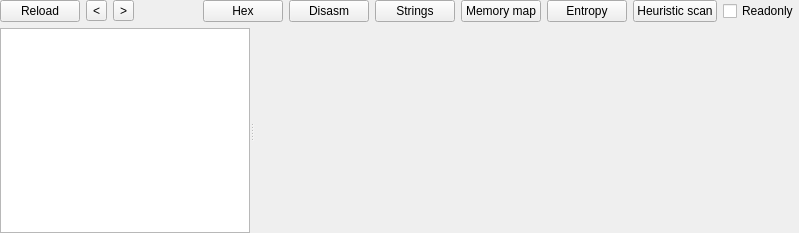
<?xml version="1.0" encoding="UTF-8"?>
<ui version="4.0">
 <class>ELFWidget</class>
 <widget class="QWidget" name="ELFWidget">
  <property name="geometry">
   <rect>
    <x>0</x>
    <y>0</y>
    <width>799</width>
    <height>233</height>
   </rect>
  </property>
  <property name="windowTitle">
   <string notr="true">ELF</string>
  </property>
  <layout class="QVBoxLayout" name="verticalLayout">
   <property name="leftMargin">
    <number>0</number>
   </property>
   <property name="topMargin">
    <number>0</number>
   </property>
   <property name="rightMargin">
    <number>0</number>
   </property>
   <property name="bottomMargin">
    <number>0</number>
   </property>
   <item>
    <layout class="QHBoxLayout" name="horizontalLayout">
     <item>
      <widget class="QPushButton" name="pushButtonReload">
       <property name="text">
        <string>Reload</string>
       </property>
      </widget>
     </item>
     <item>
      <widget class="QToolButton" name="toolButtonPrev">
       <property name="text">
        <string notr="true">&lt;</string>
       </property>
      </widget>
     </item>
     <item>
      <widget class="QToolButton" name="toolButtonNext">
       <property name="text">
        <string notr="true">&gt;</string>
       </property>
      </widget>
     </item>
     <item>
      <spacer name="horizontalSpacer">
       <property name="orientation">
        <enum>Qt::Horizontal</enum>
       </property>
       <property name="sizeHint" stdset="0">
        <size>
         <width>40</width>
         <height>20</height>
        </size>
       </property>
      </spacer>
     </item>
     <item>
      <widget class="QPushButton" name="pushButtonHex">
       <property name="text">
        <string notr="true">Hex</string>
       </property>
      </widget>
     </item>
     <item>
      <widget class="QPushButton" name="pushButtonDisasm">
       <property name="text">
        <string>Disasm</string>
       </property>
      </widget>
     </item>
     <item>
      <widget class="QPushButton" name="pushButtonStrings">
       <property name="text">
        <string>Strings</string>
       </property>
      </widget>
     </item>
     <item>
      <widget class="QPushButton" name="pushButtonMemoryMap">
       <property name="text">
        <string>Memory map</string>
       </property>
      </widget>
     </item>
     <item>
      <widget class="QPushButton" name="pushButtonEntropy">
       <property name="text">
        <string>Entropy</string>
       </property>
      </widget>
     </item>
     <item>
      <widget class="QPushButton" name="pushButtonHeuristicScan">
       <property name="text">
        <string>Heuristic scan</string>
       </property>
      </widget>
     </item>
     <item>
      <widget class="QCheckBox" name="checkBoxReadonly">
       <property name="text">
        <string>Readonly</string>
       </property>
      </widget>
     </item>
    </layout>
   </item>
   <item>
    <widget class="QSplitter" name="splitter">
     <property name="orientation">
      <enum>Qt::Horizontal</enum>
     </property>
     <widget class="QTreeWidget" name="treeWidgetNavi">
      <property name="sizePolicy">
       <sizepolicy hsizetype="Fixed" vsizetype="Expanding">
        <horstretch>0</horstretch>
        <verstretch>0</verstretch>
       </sizepolicy>
      </property>
      <property name="maximumSize">
       <size>
        <width>250</width>
        <height>16777215</height>
       </size>
      </property>
      <attribute name="headerVisible">
       <bool>false</bool>
      </attribute>
      <column>
       <property name="text">
        <string notr="true">1</string>
       </property>
      </column>
     </widget>
     <widget class="QStackedWidget" name="stackedWidgetInfo">
      <widget class="QWidget" name="page_Info">
       <layout class="QVBoxLayout" name="verticalLayout_24">
        <property name="leftMargin">
         <number>0</number>
        </property>
        <property name="topMargin">
         <number>0</number>
        </property>
        <property name="rightMargin">
         <number>0</number>
        </property>
        <property name="bottomMargin">
         <number>0</number>
        </property>
        <item>
         <widget class="XFileInfoWidget" name="widgetInfo" native="true"/>
        </item>
       </layout>
      </widget>
      <widget class="QWidget" name="page_VirusTotal">
       <layout class="QVBoxLayout" name="verticalLayout_24_2">
        <property name="leftMargin">
         <number>0</number>
        </property>
        <property name="topMargin">
         <number>0</number>
        </property>
        <property name="rightMargin">
         <number>0</number>
        </property>
        <property name="bottomMargin">
         <number>0</number>
        </property>
        <item>
         <widget class="XVirusTotalWidget" name="widgetVirusTotal" native="true"/>
        </item>
       </layout>
      </widget>
      <widget class="QWidget" name="page_HEX">
       <layout class="QVBoxLayout" name="verticalLayout_2">
        <property name="leftMargin">
         <number>0</number>
        </property>
        <property name="topMargin">
         <number>0</number>
        </property>
        <property name="rightMargin">
         <number>0</number>
        </property>
        <property name="bottomMargin">
         <number>0</number>
        </property>
        <item>
         <widget class="XHexViewWidget" name="widgetHex" native="true"/>
        </item>
       </layout>
      </widget>
      <widget class="QWidget" name="page_Disasm">
       <layout class="QVBoxLayout" name="verticalLayout_19">
        <property name="leftMargin">
         <number>0</number>
        </property>
        <property name="topMargin">
         <number>0</number>
        </property>
        <property name="rightMargin">
         <number>0</number>
        </property>
        <property name="bottomMargin">
         <number>0</number>
        </property>
        <item>
         <widget class="XMultiDisasmWidget" name="widgetDisasm" native="true"/>
        </item>
       </layout>
      </widget>
      <widget class="QWidget" name="page_Hash">
       <layout class="QVBoxLayout" name="verticalLayout_21">
        <property name="leftMargin">
         <number>0</number>
        </property>
        <property name="topMargin">
         <number>0</number>
        </property>
        <property name="rightMargin">
         <number>0</number>
        </property>
        <property name="bottomMargin">
         <number>0</number>
        </property>
        <item>
         <widget class="XHashWidget" name="widgetHash" native="true"/>
        </item>
       </layout>
      </widget>
      <widget class="QWidget" name="page_Strings">
       <layout class="QVBoxLayout" name="verticalLayout_8">
        <property name="leftMargin">
         <number>0</number>
        </property>
        <property name="topMargin">
         <number>0</number>
        </property>
        <property name="rightMargin">
         <number>0</number>
        </property>
        <property name="bottomMargin">
         <number>0</number>
        </property>
        <item>
         <widget class="SearchStringsWidget" name="widgetStrings" native="true"/>
        </item>
       </layout>
      </widget>
      <widget class="QWidget" name="page_Signatures">
       <layout class="QVBoxLayout" name="verticalLayout_20">
        <property name="leftMargin">
         <number>0</number>
        </property>
        <property name="topMargin">
         <number>0</number>
        </property>
        <property name="rightMargin">
         <number>0</number>
        </property>
        <property name="bottomMargin">
         <number>0</number>
        </property>
        <item>
         <widget class="SearchSignaturesWidget" name="widgetSignatures" native="true"/>
        </item>
       </layout>
      </widget>
      <widget class="QWidget" name="page_MemoryMap">
       <layout class="QVBoxLayout" name="verticalLayout_7">
        <property name="leftMargin">
         <number>0</number>
        </property>
        <property name="topMargin">
         <number>0</number>
        </property>
        <property name="rightMargin">
         <number>0</number>
        </property>
        <property name="bottomMargin">
         <number>0</number>
        </property>
        <item>
         <widget class="XMemoryMapWidget" name="widgetMemoryMap" native="true"/>
        </item>
       </layout>
      </widget>
      <widget class="QWidget" name="page_Entropy">
       <layout class="QVBoxLayout" name="verticalLayout_17">
        <property name="leftMargin">
         <number>0</number>
        </property>
        <property name="topMargin">
         <number>0</number>
        </property>
        <property name="rightMargin">
         <number>0</number>
        </property>
        <property name="bottomMargin">
         <number>0</number>
        </property>
        <item>
         <widget class="XEntropyWidget" name="widgetEntropy" native="true"/>
        </item>
       </layout>
      </widget>
      <widget class="QWidget" name="page_HeuristicScan">
       <layout class="QVBoxLayout" name="verticalLayout_18">
        <property name="leftMargin">
         <number>0</number>
        </property>
        <property name="topMargin">
         <number>0</number>
        </property>
        <property name="rightMargin">
         <number>0</number>
        </property>
        <property name="bottomMargin">
         <number>0</number>
        </property>
        <item>
         <widget class="HeurWidget" name="widgetHeuristicScan" native="true"/>
        </item>
       </layout>
      </widget>
      <widget class="QWidget" name="page_Elf_Ehdr">
       <layout class="QVBoxLayout" name="verticalLayout_3">
        <property name="leftMargin">
         <number>0</number>
        </property>
        <property name="topMargin">
         <number>0</number>
        </property>
        <property name="rightMargin">
         <number>0</number>
        </property>
        <property name="bottomMargin">
         <number>0</number>
        </property>
        <item>
         <widget class="QSplitter" name="splitter_2">
          <property name="orientation">
           <enum>Qt::Vertical</enum>
          </property>
          <widget class="QTableWidget" name="tableWidget_Elf_Ehdr">
           <property name="editTriggers">
            <set>QAbstractItemView::NoEditTriggers</set>
           </property>
           <property name="selectionMode">
            <enum>QAbstractItemView::SingleSelection</enum>
           </property>
           <property name="selectionBehavior">
            <enum>QAbstractItemView::SelectRows</enum>
           </property>
           <attribute name="horizontalHeaderVisible">
            <bool>false</bool>
           </attribute>
           <attribute name="verticalHeaderVisible">
            <bool>false</bool>
           </attribute>
           <attribute name="verticalHeaderDefaultSectionSize">
            <number>24</number>
           </attribute>
          </widget>
          <widget class="ToolsWidget" name="widgetHex_Elf_Ehdr" native="true"/>
         </widget>
        </item>
       </layout>
      </widget>
      <widget class="QWidget" name="page_sections">
       <layout class="QVBoxLayout" name="verticalLayout_22">
        <property name="leftMargin">
         <number>0</number>
        </property>
        <property name="topMargin">
         <number>0</number>
        </property>
        <property name="rightMargin">
         <number>0</number>
        </property>
        <property name="bottomMargin">
         <number>0</number>
        </property>
        <item>
         <widget class="QSplitter" name="splitter_3">
          <property name="orientation">
           <enum>Qt::Vertical</enum>
          </property>
          <widget class="QWidget" name="layoutWidget_1">
           <layout class="QVBoxLayout" name="verticalLayout_4">
            <item>
             <layout class="QHBoxLayout" name="horizontalLayout_2">
              <item>
               <spacer name="horizontalSpacer_2">
                <property name="orientation">
                 <enum>Qt::Horizontal</enum>
                </property>
                <property name="sizeHint" stdset="0">
                 <size>
                  <width>40</width>
                  <height>20</height>
                 </size>
                </property>
               </spacer>
              </item>
              <item>
               <widget class="QPushButton" name="pushButtonSaveSections">
                <property name="text">
                 <string>Save</string>
                </property>
               </widget>
              </item>
             </layout>
            </item>
            <item>
             <widget class="QTableView" name="tableView_Elf_Shdr">
              <property name="contextMenuPolicy">
               <enum>Qt::CustomContextMenu</enum>
              </property>
              <property name="editTriggers">
               <set>QAbstractItemView::NoEditTriggers</set>
              </property>
              <property name="selectionMode">
               <enum>QAbstractItemView::SingleSelection</enum>
              </property>
              <property name="selectionBehavior">
               <enum>QAbstractItemView::SelectRows</enum>
              </property>
              <attribute name="horizontalHeaderDefaultSectionSize">
               <number>57</number>
              </attribute>
              <attribute name="verticalHeaderVisible">
               <bool>false</bool>
              </attribute>
              <attribute name="verticalHeaderMinimumSectionSize">
               <number>20</number>
              </attribute>
              <attribute name="verticalHeaderDefaultSectionSize">
               <number>20</number>
              </attribute>
             </widget>
            </item>
           </layout>
          </widget>
          <widget class="ToolsWidget" name="widgetHex_Elf_Shdr" native="true">
           <property name="sizePolicy">
            <sizepolicy hsizetype="Expanding" vsizetype="Expanding">
             <horstretch>0</horstretch>
             <verstretch>0</verstretch>
            </sizepolicy>
           </property>
          </widget>
         </widget>
        </item>
       </layout>
      </widget>
      <widget class="QWidget" name="page_programs">
       <layout class="QVBoxLayout" name="verticalLayout_23">
        <property name="leftMargin">
         <number>0</number>
        </property>
        <property name="topMargin">
         <number>0</number>
        </property>
        <property name="rightMargin">
         <number>0</number>
        </property>
        <property name="bottomMargin">
         <number>0</number>
        </property>
        <item>
         <widget class="QSplitter" name="splitter_4">
          <property name="orientation">
           <enum>Qt::Vertical</enum>
          </property>
          <widget class="QWidget" name="layoutWidget_2">
           <layout class="QVBoxLayout" name="verticalLayout_5">
            <item>
             <layout class="QHBoxLayout" name="horizontalLayout_3">
              <item>
               <spacer name="horizontalSpacer_3">
                <property name="orientation">
                 <enum>Qt::Horizontal</enum>
                </property>
                <property name="sizeHint" stdset="0">
                 <size>
                  <width>40</width>
                  <height>20</height>
                 </size>
                </property>
               </spacer>
              </item>
              <item>
               <widget class="QPushButton" name="pushButtonSavePrograms">
                <property name="text">
                 <string>Save</string>
                </property>
               </widget>
              </item>
             </layout>
            </item>
            <item>
             <widget class="QTableView" name="tableView_Elf_Phdr">
              <property name="contextMenuPolicy">
               <enum>Qt::CustomContextMenu</enum>
              </property>
              <property name="editTriggers">
               <set>QAbstractItemView::NoEditTriggers</set>
              </property>
              <property name="selectionMode">
               <enum>QAbstractItemView::SingleSelection</enum>
              </property>
              <property name="selectionBehavior">
               <enum>QAbstractItemView::SelectRows</enum>
              </property>
              <attribute name="horizontalHeaderDefaultSectionSize">
               <number>57</number>
              </attribute>
              <attribute name="verticalHeaderVisible">
               <bool>false</bool>
              </attribute>
              <attribute name="verticalHeaderMinimumSectionSize">
               <number>20</number>
              </attribute>
              <attribute name="verticalHeaderDefaultSectionSize">
               <number>20</number>
              </attribute>
             </widget>
            </item>
           </layout>
          </widget>
          <widget class="ToolsWidget" name="widgetHex_Elf_Phdr" native="true">
           <property name="sizePolicy">
            <sizepolicy hsizetype="Expanding" vsizetype="Expanding">
             <horstretch>0</horstretch>
             <verstretch>0</verstretch>
            </sizepolicy>
           </property>
          </widget>
         </widget>
        </item>
       </layout>
      </widget>
      <widget class="QWidget" name="page_DynamicArrayTags">
       <layout class="QVBoxLayout" name="verticalLayout_6">
        <property name="spacing">
         <number>6</number>
        </property>
        <property name="leftMargin">
         <number>0</number>
        </property>
        <property name="topMargin">
         <number>0</number>
        </property>
        <property name="rightMargin">
         <number>0</number>
        </property>
        <property name="bottomMargin">
         <number>0</number>
        </property>
        <item>
         <widget class="QTableView" name="tableView_DynamicArrayTags">
          <property name="sizePolicy">
           <sizepolicy hsizetype="Expanding" vsizetype="Expanding">
            <horstretch>0</horstretch>
            <verstretch>0</verstretch>
           </sizepolicy>
          </property>
          <property name="contextMenuPolicy">
           <enum>Qt::CustomContextMenu</enum>
          </property>
          <property name="editTriggers">
           <set>QAbstractItemView::NoEditTriggers</set>
          </property>
          <property name="selectionMode">
           <enum>QAbstractItemView::SingleSelection</enum>
          </property>
          <property name="selectionBehavior">
           <enum>QAbstractItemView::SelectRows</enum>
          </property>
          <attribute name="verticalHeaderVisible">
           <bool>false</bool>
          </attribute>
          <attribute name="verticalHeaderMinimumSectionSize">
           <number>20</number>
          </attribute>
          <attribute name="verticalHeaderDefaultSectionSize">
           <number>20</number>
          </attribute>
          <attribute name="verticalHeaderStretchLastSection">
           <bool>false</bool>
          </attribute>
         </widget>
        </item>
       </layout>
      </widget>
      <widget class="QWidget" name="page_Libraries">
       <layout class="QVBoxLayout" name="verticalLayout_9">
        <property name="leftMargin">
         <number>0</number>
        </property>
        <property name="topMargin">
         <number>0</number>
        </property>
        <property name="rightMargin">
         <number>0</number>
        </property>
        <property name="bottomMargin">
         <number>0</number>
        </property>
        <item>
         <widget class="QTableView" name="tableView_Libraries">
          <property name="sizePolicy">
           <sizepolicy hsizetype="Expanding" vsizetype="Expanding">
            <horstretch>0</horstretch>
            <verstretch>0</verstretch>
           </sizepolicy>
          </property>
          <property name="contextMenuPolicy">
           <enum>Qt::CustomContextMenu</enum>
          </property>
          <property name="editTriggers">
           <set>QAbstractItemView::NoEditTriggers</set>
          </property>
          <property name="selectionMode">
           <enum>QAbstractItemView::SingleSelection</enum>
          </property>
          <property name="selectionBehavior">
           <enum>QAbstractItemView::SelectRows</enum>
          </property>
          <attribute name="verticalHeaderVisible">
           <bool>false</bool>
          </attribute>
          <attribute name="verticalHeaderMinimumSectionSize">
           <number>20</number>
          </attribute>
          <attribute name="verticalHeaderDefaultSectionSize">
           <number>20</number>
          </attribute>
          <attribute name="verticalHeaderStretchLastSection">
           <bool>false</bool>
          </attribute>
         </widget>
        </item>
       </layout>
      </widget>
      <widget class="QWidget" name="page_Interpreter">
       <layout class="QVBoxLayout" name="verticalLayout_10">
        <property name="leftMargin">
         <number>0</number>
        </property>
        <property name="topMargin">
         <number>0</number>
        </property>
        <property name="rightMargin">
         <number>0</number>
        </property>
        <property name="bottomMargin">
         <number>0</number>
        </property>
        <item>
         <widget class="QTableWidget" name="tableWidget_Interpreter">
          <property name="sizePolicy">
           <sizepolicy hsizetype="Expanding" vsizetype="Expanding">
            <horstretch>0</horstretch>
            <verstretch>0</verstretch>
           </sizepolicy>
          </property>
          <property name="contextMenuPolicy">
           <enum>Qt::CustomContextMenu</enum>
          </property>
          <property name="editTriggers">
           <set>QAbstractItemView::NoEditTriggers</set>
          </property>
          <property name="selectionMode">
           <enum>QAbstractItemView::SingleSelection</enum>
          </property>
          <property name="selectionBehavior">
           <enum>QAbstractItemView::SelectRows</enum>
          </property>
          <attribute name="verticalHeaderVisible">
           <bool>false</bool>
          </attribute>
          <attribute name="verticalHeaderMinimumSectionSize">
           <number>20</number>
          </attribute>
          <attribute name="verticalHeaderDefaultSectionSize">
           <number>20</number>
          </attribute>
         </widget>
        </item>
       </layout>
      </widget>
      <widget class="QWidget" name="page_Notes">
       <layout class="QVBoxLayout" name="verticalLayout_11">
        <property name="leftMargin">
         <number>0</number>
        </property>
        <property name="topMargin">
         <number>0</number>
        </property>
        <property name="rightMargin">
         <number>0</number>
        </property>
        <property name="bottomMargin">
         <number>0</number>
        </property>
        <item>
         <widget class="QSplitter" name="splitter_5">
          <property name="orientation">
           <enum>Qt::Vertical</enum>
          </property>
          <widget class="QTableView" name="tableView_Notes">
           <property name="sizePolicy">
            <sizepolicy hsizetype="Expanding" vsizetype="Expanding">
             <horstretch>0</horstretch>
             <verstretch>0</verstretch>
            </sizepolicy>
           </property>
           <property name="contextMenuPolicy">
            <enum>Qt::CustomContextMenu</enum>
           </property>
           <property name="editTriggers">
            <set>QAbstractItemView::NoEditTriggers</set>
           </property>
           <property name="selectionMode">
            <enum>QAbstractItemView::SingleSelection</enum>
           </property>
           <property name="selectionBehavior">
            <enum>QAbstractItemView::SelectRows</enum>
           </property>
           <attribute name="verticalHeaderVisible">
            <bool>false</bool>
           </attribute>
           <attribute name="verticalHeaderMinimumSectionSize">
            <number>20</number>
           </attribute>
           <attribute name="verticalHeaderDefaultSectionSize">
            <number>20</number>
           </attribute>
           <attribute name="verticalHeaderStretchLastSection">
            <bool>false</bool>
           </attribute>
          </widget>
          <widget class="ToolsWidget" name="widgetHex_Notes" native="true">
           <property name="sizePolicy">
            <sizepolicy hsizetype="Expanding" vsizetype="Expanding">
             <horstretch>0</horstretch>
             <verstretch>0</verstretch>
            </sizepolicy>
           </property>
          </widget>
         </widget>
        </item>
       </layout>
      </widget>
      <widget class="QWidget" name="page_RunPath">
       <layout class="QVBoxLayout" name="verticalLayout_12">
        <property name="leftMargin">
         <number>0</number>
        </property>
        <property name="topMargin">
         <number>0</number>
        </property>
        <property name="rightMargin">
         <number>0</number>
        </property>
        <property name="bottomMargin">
         <number>0</number>
        </property>
        <item>
         <widget class="QTableWidget" name="tableWidget_RunPath">
          <property name="sizePolicy">
           <sizepolicy hsizetype="Expanding" vsizetype="Expanding">
            <horstretch>0</horstretch>
            <verstretch>0</verstretch>
           </sizepolicy>
          </property>
          <property name="contextMenuPolicy">
           <enum>Qt::CustomContextMenu</enum>
          </property>
          <property name="editTriggers">
           <set>QAbstractItemView::NoEditTriggers</set>
          </property>
          <property name="selectionMode">
           <enum>QAbstractItemView::SingleSelection</enum>
          </property>
          <property name="selectionBehavior">
           <enum>QAbstractItemView::SelectRows</enum>
          </property>
          <attribute name="verticalHeaderVisible">
           <bool>false</bool>
          </attribute>
          <attribute name="verticalHeaderMinimumSectionSize">
           <number>20</number>
          </attribute>
          <attribute name="verticalHeaderDefaultSectionSize">
           <number>20</number>
          </attribute>
         </widget>
        </item>
       </layout>
      </widget>
      <widget class="QWidget" name="page_StringTable">
       <layout class="QVBoxLayout" name="verticalLayout_13">
        <property name="leftMargin">
         <number>0</number>
        </property>
        <property name="topMargin">
         <number>0</number>
        </property>
        <property name="rightMargin">
         <number>0</number>
        </property>
        <property name="bottomMargin">
         <number>0</number>
        </property>
        <item>
         <widget class="ToolsWidget" name="widgetHex_StringTable" native="true">
          <property name="sizePolicy">
           <sizepolicy hsizetype="Expanding" vsizetype="Expanding">
            <horstretch>0</horstretch>
            <verstretch>0</verstretch>
           </sizepolicy>
          </property>
         </widget>
        </item>
       </layout>
      </widget>
      <widget class="QWidget" name="page_SymbolTable">
       <layout class="QVBoxLayout" name="verticalLayout_14">
        <property name="leftMargin">
         <number>0</number>
        </property>
        <property name="topMargin">
         <number>0</number>
        </property>
        <property name="rightMargin">
         <number>0</number>
        </property>
        <property name="bottomMargin">
         <number>0</number>
        </property>
        <item>
         <widget class="QTableView" name="tableView_SymbolTable">
          <property name="sizePolicy">
           <sizepolicy hsizetype="Expanding" vsizetype="Expanding">
            <horstretch>0</horstretch>
            <verstretch>0</verstretch>
           </sizepolicy>
          </property>
          <property name="contextMenuPolicy">
           <enum>Qt::CustomContextMenu</enum>
          </property>
          <property name="editTriggers">
           <set>QAbstractItemView::NoEditTriggers</set>
          </property>
          <property name="selectionMode">
           <enum>QAbstractItemView::SingleSelection</enum>
          </property>
          <property name="selectionBehavior">
           <enum>QAbstractItemView::SelectRows</enum>
          </property>
          <attribute name="verticalHeaderVisible">
           <bool>false</bool>
          </attribute>
          <attribute name="verticalHeaderMinimumSectionSize">
           <number>20</number>
          </attribute>
          <attribute name="verticalHeaderDefaultSectionSize">
           <number>20</number>
          </attribute>
          <attribute name="verticalHeaderStretchLastSection">
           <bool>false</bool>
          </attribute>
         </widget>
        </item>
       </layout>
      </widget>
      <widget class="QWidget" name="page_Rela">
       <layout class="QVBoxLayout" name="verticalLayout_15">
        <property name="leftMargin">
         <number>0</number>
        </property>
        <property name="topMargin">
         <number>0</number>
        </property>
        <property name="rightMargin">
         <number>0</number>
        </property>
        <property name="bottomMargin">
         <number>0</number>
        </property>
        <item>
         <layout class="QHBoxLayout" name="horizontalLayout_4">
          <item>
           <spacer name="horizontalSpacer_4">
            <property name="orientation">
             <enum>Qt::Horizontal</enum>
            </property>
            <property name="sizeHint" stdset="0">
             <size>
              <width>40</width>
              <height>20</height>
             </size>
            </property>
           </spacer>
          </item>
          <item>
           <widget class="QPushButton" name="pushButtonSaveRela">
            <property name="text">
             <string>Save</string>
            </property>
           </widget>
          </item>
         </layout>
        </item>
        <item>
         <widget class="QTableView" name="tableView_Rela">
          <property name="sizePolicy">
           <sizepolicy hsizetype="Expanding" vsizetype="Expanding">
            <horstretch>0</horstretch>
            <verstretch>0</verstretch>
           </sizepolicy>
          </property>
          <property name="contextMenuPolicy">
           <enum>Qt::CustomContextMenu</enum>
          </property>
          <property name="editTriggers">
           <set>QAbstractItemView::NoEditTriggers</set>
          </property>
          <property name="selectionMode">
           <enum>QAbstractItemView::SingleSelection</enum>
          </property>
          <property name="selectionBehavior">
           <enum>QAbstractItemView::SelectRows</enum>
          </property>
          <attribute name="verticalHeaderVisible">
           <bool>false</bool>
          </attribute>
          <attribute name="verticalHeaderMinimumSectionSize">
           <number>20</number>
          </attribute>
          <attribute name="verticalHeaderDefaultSectionSize">
           <number>20</number>
          </attribute>
          <attribute name="verticalHeaderStretchLastSection">
           <bool>false</bool>
          </attribute>
         </widget>
        </item>
       </layout>
      </widget>
      <widget class="QWidget" name="page_Rel">
       <layout class="QVBoxLayout" name="verticalLayout_16">
        <property name="leftMargin">
         <number>0</number>
        </property>
        <property name="topMargin">
         <number>0</number>
        </property>
        <property name="rightMargin">
         <number>0</number>
        </property>
        <property name="bottomMargin">
         <number>0</number>
        </property>
        <item>
         <layout class="QHBoxLayout" name="horizontalLayout_5">
          <item>
           <spacer name="horizontalSpacer_5">
            <property name="orientation">
             <enum>Qt::Horizontal</enum>
            </property>
            <property name="sizeHint" stdset="0">
             <size>
              <width>40</width>
              <height>20</height>
             </size>
            </property>
           </spacer>
          </item>
          <item>
           <widget class="QPushButton" name="pushButtonSaveRel">
            <property name="text">
             <string>Save</string>
            </property>
           </widget>
          </item>
         </layout>
        </item>
        <item>
         <widget class="QTableView" name="tableView_Rel">
          <property name="sizePolicy">
           <sizepolicy hsizetype="Expanding" vsizetype="Expanding">
            <horstretch>0</horstretch>
            <verstretch>0</verstretch>
           </sizepolicy>
          </property>
          <property name="contextMenuPolicy">
           <enum>Qt::CustomContextMenu</enum>
          </property>
          <property name="editTriggers">
           <set>QAbstractItemView::NoEditTriggers</set>
          </property>
          <property name="selectionMode">
           <enum>QAbstractItemView::SingleSelection</enum>
          </property>
          <property name="selectionBehavior">
           <enum>QAbstractItemView::SelectRows</enum>
          </property>
          <attribute name="verticalHeaderVisible">
           <bool>false</bool>
          </attribute>
          <attribute name="verticalHeaderMinimumSectionSize">
           <number>20</number>
          </attribute>
          <attribute name="verticalHeaderDefaultSectionSize">
           <number>20</number>
          </attribute>
          <attribute name="verticalHeaderStretchLastSection">
           <bool>false</bool>
          </attribute>
         </widget>
        </item>
       </layout>
      </widget>
     </widget>
    </widget>
   </item>
  </layout>
 </widget>
 <customwidgets>
  <customwidget>
   <class>ToolsWidget</class>
   <extends>QWidget</extends>
   <header>toolswidget.h</header>
   <container>1</container>
  </customwidget>
  <customwidget>
   <class>SearchStringsWidget</class>
   <extends>QWidget</extends>
   <header>searchstringswidget.h</header>
   <container>1</container>
  </customwidget>
  <customwidget>
   <class>XEntropyWidget</class>
   <extends>QWidget</extends>
   <header>xentropywidget.h</header>
   <container>1</container>
  </customwidget>
  <customwidget>
   <class>HeurWidget</class>
   <extends>QWidget</extends>
   <header>heurwidget.h</header>
   <container>1</container>
  </customwidget>
  <customwidget>
   <class>XMemoryMapWidget</class>
   <extends>QWidget</extends>
   <header>xmemorymapwidget.h</header>
   <container>1</container>
  </customwidget>
  <customwidget>
   <class>XHexViewWidget</class>
   <extends>QWidget</extends>
   <header>xhexviewwidget.h</header>
   <container>1</container>
  </customwidget>
  <customwidget>
   <class>XHashWidget</class>
   <extends>QWidget</extends>
   <header>xhashwidget.h</header>
   <container>1</container>
  </customwidget>
  <customwidget>
   <class>XMultiDisasmWidget</class>
   <extends>QWidget</extends>
   <header>xmultidisasmwidget.h</header>
   <container>1</container>
  </customwidget>
  <customwidget>
   <class>SearchSignaturesWidget</class>
   <extends>QWidget</extends>
   <header>searchsignatureswidget.h</header>
   <container>1</container>
  </customwidget>
  <customwidget>
   <class>XFileInfoWidget</class>
   <extends>QWidget</extends>
   <header>xfileinfowidget.h</header>
   <container>1</container>
  </customwidget>
  <customwidget>
   <class>XVirusTotalWidget</class>
   <extends>QWidget</extends>
   <header>xvirustotalwidget.h</header>
   <container>1</container>
  </customwidget>
 </customwidgets>
 <resources/>
 <connections/>
</ui>
